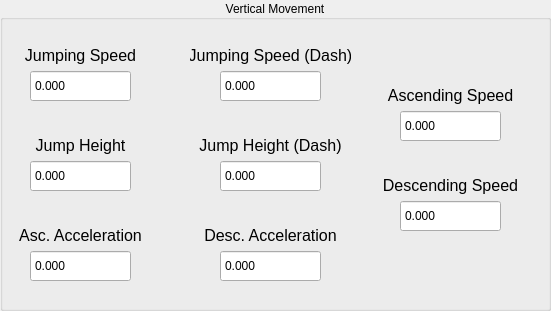
  <widget class="QGroupBox" name="VerticalGroup">
   <property name="geometry">
    <rect>
     <x>560</x>
     <y>230</y>
     <width>551</width>
     <height>311</height>
    </rect>
   </property>
   <property name="title">
    <string>Vertical Movement</string>
   </property>
   <property name="alignment">
    <set>Qt::AlignCenter</set>
   </property>
   <property name="checkable">
    <bool>false</bool>
   </property>
   <widget class="QDoubleSpinBox" name="JumpSpeedBox">
    <property name="geometry">
     <rect>
      <x>30</x>
      <y>70</y>
      <width>101</width>
      <height>32</height>
     </rect>
    </property>
    <property name="styleSheet">
     <string notr="true"/>
    </property>
    <property name="buttonSymbols">
     <enum>QAbstractSpinBox::NoButtons</enum>
    </property>
    <property name="decimals">
     <number>3</number>
    </property>
    <property name="minimum">
     <double>-340282346638528859811704183484516925440.000000000000000</double>
    </property>
    <property name="maximum">
     <double>340282346638528859811704183484516925440.000000000000000</double>
    </property>
    <property name="value">
     <double>0.000000000000000</double>
    </property>
   </widget>
   <widget class="QLabel" name="SpeedLbl_14">
    <property name="geometry">
     <rect>
      <x>20</x>
      <y>40</y>
      <width>121</width>
      <height>31</height>
     </rect>
    </property>
    <property name="font">
     <font>
      <pointsize>12</pointsize>
     </font>
    </property>
    <property name="toolTip">
     <string>&lt;html&gt;&lt;head/&gt;&lt;body&gt;&lt;p&gt;The speed you can build while being in a jump. This refers to regular movement speed within the jump, not the jump itself.&lt;/p&gt;&lt;/body&gt;&lt;/html&gt;</string>
    </property>
    <property name="text">
     <string>Jumping Speed</string>
    </property>
    <property name="alignment">
     <set>Qt::AlignCenter</set>
    </property>
   </widget>
   <widget class="QLabel" name="SpeedLbl_15">
    <property name="geometry">
     <rect>
      <x>190</x>
      <y>40</y>
      <width>161</width>
      <height>31</height>
     </rect>
    </property>
    <property name="font">
     <font>
      <pointsize>12</pointsize>
     </font>
    </property>
    <property name="toolTip">
     <string>&lt;html&gt;&lt;head/&gt;&lt;body&gt;&lt;p&gt;The speed you can build while being in a jump that occurred while dashing. This refers to regular movement speed within the jump, not the jump itself.&lt;/p&gt;&lt;/body&gt;&lt;/html&gt;</string>
    </property>
    <property name="text">
     <string>Jumping Speed (Dash)</string>
    </property>
    <property name="alignment">
     <set>Qt::AlignCenter</set>
    </property>
   </widget>
   <widget class="QDoubleSpinBox" name="DJumpSpeedBox">
    <property name="geometry">
     <rect>
      <x>220</x>
      <y>70</y>
      <width>101</width>
      <height>32</height>
     </rect>
    </property>
    <property name="styleSheet">
     <string notr="true"/>
    </property>
    <property name="buttonSymbols">
     <enum>QAbstractSpinBox::NoButtons</enum>
    </property>
    <property name="decimals">
     <number>3</number>
    </property>
    <property name="minimum">
     <double>-340282346638528859811704183484516925440.000000000000000</double>
    </property>
    <property name="maximum">
     <double>340282346638528859811704183484516925440.000000000000000</double>
    </property>
    <property name="value">
     <double>0.000000000000000</double>
    </property>
   </widget>
   <widget class="QLabel" name="SpeedLbl_16">
    <property name="geometry">
     <rect>
      <x>380</x>
      <y>80</y>
      <width>141</width>
      <height>31</height>
     </rect>
    </property>
    <property name="font">
     <font>
      <pointsize>12</pointsize>
     </font>
    </property>
    <property name="toolTip">
     <string>&lt;html&gt;&lt;head/&gt;&lt;body&gt;&lt;p&gt;The speed at which you ascend.&lt;/p&gt;&lt;/body&gt;&lt;/html&gt;</string>
    </property>
    <property name="text">
     <string>Ascending Speed</string>
    </property>
    <property name="alignment">
     <set>Qt::AlignCenter</set>
    </property>
   </widget>
   <widget class="QDoubleSpinBox" name="AscSpeedBox">
    <property name="geometry">
     <rect>
      <x>400</x>
      <y>110</y>
      <width>101</width>
      <height>32</height>
     </rect>
    </property>
    <property name="styleSheet">
     <string notr="true"/>
    </property>
    <property name="buttonSymbols">
     <enum>QAbstractSpinBox::NoButtons</enum>
    </property>
    <property name="decimals">
     <number>3</number>
    </property>
    <property name="minimum">
     <double>-340282346638528859811704183484516925440.000000000000000</double>
    </property>
    <property name="maximum">
     <double>340282346638528859811704183484516925440.000000000000000</double>
    </property>
    <property name="value">
     <double>0.000000000000000</double>
    </property>
   </widget>
   <widget class="QDoubleSpinBox" name="DescSpeedBox">
    <property name="geometry">
     <rect>
      <x>400</x>
      <y>200</y>
      <width>101</width>
      <height>32</height>
     </rect>
    </property>
    <property name="styleSheet">
     <string notr="true"/>
    </property>
    <property name="buttonSymbols">
     <enum>QAbstractSpinBox::NoButtons</enum>
    </property>
    <property name="decimals">
     <number>3</number>
    </property>
    <property name="minimum">
     <double>-340282346638528859811704183484516925440.000000000000000</double>
    </property>
    <property name="maximum">
     <double>340282346638528859811704183484516925440.000000000000000</double>
    </property>
    <property name="value">
     <double>0.000000000000000</double>
    </property>
   </widget>
   <widget class="QLabel" name="SpeedLbl_17">
    <property name="geometry">
     <rect>
      <x>380</x>
      <y>170</y>
      <width>141</width>
      <height>31</height>
     </rect>
    </property>
    <property name="font">
     <font>
      <pointsize>12</pointsize>
     </font>
    </property>
    <property name="toolTip">
     <string>&lt;html&gt;&lt;head/&gt;&lt;body&gt;&lt;p&gt;The speed at which you descend.&lt;/p&gt;&lt;/body&gt;&lt;/html&gt;</string>
    </property>
    <property name="text">
     <string>Descending Speed</string>
    </property>
    <property name="alignment">
     <set>Qt::AlignCenter</set>
    </property>
   </widget>
   <widget class="QDoubleSpinBox" name="AscAccelBox">
    <property name="geometry">
     <rect>
      <x>30</x>
      <y>250</y>
      <width>101</width>
      <height>32</height>
     </rect>
    </property>
    <property name="styleSheet">
     <string notr="true"/>
    </property>
    <property name="buttonSymbols">
     <enum>QAbstractSpinBox::NoButtons</enum>
    </property>
    <property name="decimals">
     <number>3</number>
    </property>
    <property name="minimum">
     <double>-340282346638528859811704183484516925440.000000000000000</double>
    </property>
    <property name="maximum">
     <double>340282346638528859811704183484516925440.000000000000000</double>
    </property>
    <property name="value">
     <double>0.000000000000000</double>
    </property>
   </widget>
   <widget class="QLabel" name="SpeedLbl_18">
    <property name="geometry">
     <rect>
      <x>10</x>
      <y>220</y>
      <width>141</width>
      <height>31</height>
     </rect>
    </property>
    <property name="font">
     <font>
      <pointsize>12</pointsize>
     </font>
    </property>
    <property name="toolTip">
     <string>&lt;html&gt;&lt;head/&gt;&lt;body&gt;&lt;p&gt;The rate at which your ascending speed accelerates.&lt;/p&gt;&lt;/body&gt;&lt;/html&gt;</string>
    </property>
    <property name="text">
     <string>Asc. Acceleration</string>
    </property>
    <property name="alignment">
     <set>Qt::AlignCenter</set>
    </property>
   </widget>
   <widget class="QDoubleSpinBox" name="DescAccelBox">
    <property name="geometry">
     <rect>
      <x>220</x>
      <y>250</y>
      <width>101</width>
      <height>32</height>
     </rect>
    </property>
    <property name="styleSheet">
     <string notr="true"/>
    </property>
    <property name="buttonSymbols">
     <enum>QAbstractSpinBox::NoButtons</enum>
    </property>
    <property name="decimals">
     <number>3</number>
    </property>
    <property name="minimum">
     <double>-340282346638528859811704183484516925440.000000000000000</double>
    </property>
    <property name="maximum">
     <double>340282346638528859811704183484516925440.000000000000000</double>
    </property>
    <property name="value">
     <double>0.000000000000000</double>
    </property>
   </widget>
   <widget class="QLabel" name="SpeedLbl_19">
    <property name="geometry">
     <rect>
      <x>200</x>
      <y>220</y>
      <width>141</width>
      <height>31</height>
     </rect>
    </property>
    <property name="font">
     <font>
      <pointsize>12</pointsize>
     </font>
    </property>
    <property name="toolTip">
     <string>&lt;html&gt;&lt;head/&gt;&lt;body&gt;&lt;p&gt;The rate at which your descending speed accelerates.&lt;/p&gt;&lt;/body&gt;&lt;/html&gt;</string>
    </property>
    <property name="text">
     <string>Desc. Acceleration</string>
    </property>
    <property name="alignment">
     <set>Qt::AlignCenter</set>
    </property>
   </widget>
   <widget class="QDoubleSpinBox" name="DJumpHeightBox">
    <property name="geometry">
     <rect>
      <x>220</x>
      <y>160</y>
      <width>101</width>
      <height>32</height>
     </rect>
    </property>
    <property name="styleSheet">
     <string notr="true"/>
    </property>
    <property name="buttonSymbols">
     <enum>QAbstractSpinBox::NoButtons</enum>
    </property>
    <property name="decimals">
     <number>3</number>
    </property>
    <property name="minimum">
     <double>-340282346638528859811704183484516925440.000000000000000</double>
    </property>
    <property name="maximum">
     <double>340282346638528859811704183484516925440.000000000000000</double>
    </property>
    <property name="value">
     <double>0.000000000000000</double>
    </property>
   </widget>
   <widget class="QLabel" name="SpeedLbl_20">
    <property name="geometry">
     <rect>
      <x>20</x>
      <y>130</y>
      <width>121</width>
      <height>31</height>
     </rect>
    </property>
    <property name="font">
     <font>
      <pointsize>12</pointsize>
     </font>
    </property>
    <property name="toolTip">
     <string>&lt;html&gt;&lt;head/&gt;&lt;body&gt;&lt;p&gt;The speed of your Jump. The faster you move, the further you go, therefore this parameter directly influences the height of your jump.&lt;/p&gt;&lt;/body&gt;&lt;/html&gt;</string>
    </property>
    <property name="text">
     <string>Jump Height</string>
    </property>
    <property name="alignment">
     <set>Qt::AlignCenter</set>
    </property>
   </widget>
   <widget class="QLabel" name="SpeedLbl_21">
    <property name="geometry">
     <rect>
      <x>190</x>
      <y>130</y>
      <width>161</width>
      <height>31</height>
     </rect>
    </property>
    <property name="font">
     <font>
      <pointsize>12</pointsize>
     </font>
    </property>
    <property name="toolTip">
     <string>&lt;html&gt;&lt;head/&gt;&lt;body&gt;&lt;p&gt;The speed of your Jump that occurred while dashing. The faster you move, the further you go, therefore this parameter directly influences the height of your jump.&lt;/p&gt;&lt;/body&gt;&lt;/html&gt;</string>
    </property>
    <property name="text">
     <string>Jump Height (Dash)</string>
    </property>
    <property name="alignment">
     <set>Qt::AlignCenter</set>
    </property>
   </widget>
   <widget class="QDoubleSpinBox" name="JumpHeightBox">
    <property name="geometry">
     <rect>
      <x>30</x>
      <y>160</y>
      <width>101</width>
      <height>32</height>
     </rect>
    </property>
    <property name="styleSheet">
     <string notr="true"/>
    </property>
    <property name="buttonSymbols">
     <enum>QAbstractSpinBox::NoButtons</enum>
    </property>
    <property name="decimals">
     <number>3</number>
    </property>
    <property name="minimum">
     <double>-340282346638528859811704183484516925440.000000000000000</double>
    </property>
    <property name="maximum">
     <double>340282346638528859811704183484516925440.000000000000000</double>
    </property>
    <property name="value">
     <double>0.000000000000000</double>
    </property>
   </widget>
  </widget>
